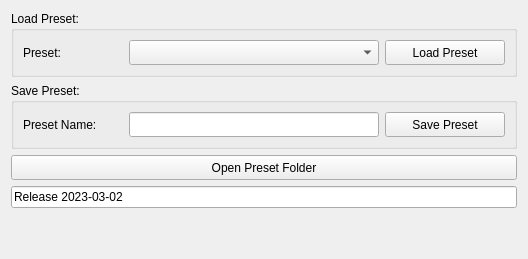
        <widget class="QWidget" name="tab_3">
         <attribute name="title">
          <string>Presets</string>
         </attribute>
         <layout class="QVBoxLayout" name="verticalLayout_37">
          <item>
           <layout class="QVBoxLayout" name="verticalLayout_12">
            <item>
             <widget class="QGroupBox" name="groupBox_3">
              <property name="sizePolicy">
               <sizepolicy hsizetype="MinimumExpanding" vsizetype="Preferred">
                <horstretch>0</horstretch>
                <verstretch>0</verstretch>
               </sizepolicy>
              </property>
              <property name="minimumSize">
               <size>
                <width>0</width>
                <height>60</height>
               </size>
              </property>
              <property name="title">
               <string>Load Preset:</string>
              </property>
              <layout class="QVBoxLayout" name="verticalLayout_9">
               <item>
                <layout class="QHBoxLayout" name="horizontalLayout_35">
                 <item>
                  <widget class="QLabel" name="label_5">
                   <property name="sizePolicy">
                    <sizepolicy hsizetype="Fixed" vsizetype="Fixed">
                     <horstretch>0</horstretch>
                     <verstretch>0</verstretch>
                    </sizepolicy>
                   </property>
                   <property name="minimumSize">
                    <size>
                     <width>100</width>
                     <height>25</height>
                    </size>
                   </property>
                   <property name="text">
                    <string>Preset:</string>
                   </property>
                  </widget>
                 </item>
                 <item>
                  <widget class="QComboBox" name="load_preset_combobox">
                   <property name="sizePolicy">
                    <sizepolicy hsizetype="MinimumExpanding" vsizetype="Fixed">
                     <horstretch>0</horstretch>
                     <verstretch>0</verstretch>
                    </sizepolicy>
                   </property>
                   <property name="minimumSize">
                    <size>
                     <width>250</width>
                     <height>25</height>
                    </size>
                   </property>
                   <property name="editable">
                    <bool>false</bool>
                   </property>
                   <property name="insertPolicy">
                    <enum>QComboBox::InsertAtTop</enum>
                   </property>
                  </widget>
                 </item>
                 <item>
                  <widget class="QPushButton" name="load_preset_button">
                   <property name="sizePolicy">
                    <sizepolicy hsizetype="Fixed" vsizetype="Fixed">
                     <horstretch>0</horstretch>
                     <verstretch>0</verstretch>
                    </sizepolicy>
                   </property>
                   <property name="minimumSize">
                    <size>
                     <width>120</width>
                     <height>25</height>
                    </size>
                   </property>
                   <property name="text">
                    <string>Load Preset</string>
                   </property>
                  </widget>
                 </item>
                </layout>
               </item>
              </layout>
             </widget>
            </item>
            <item>
             <widget class="QGroupBox" name="groupBox_7">
              <property name="sizePolicy">
               <sizepolicy hsizetype="MinimumExpanding" vsizetype="Preferred">
                <horstretch>0</horstretch>
                <verstretch>0</verstretch>
               </sizepolicy>
              </property>
              <property name="minimumSize">
               <size>
                <width>0</width>
                <height>60</height>
               </size>
              </property>
              <property name="title">
               <string>Save Preset:</string>
              </property>
              <layout class="QVBoxLayout" name="verticalLayout_8">
               <item>
                <layout class="QHBoxLayout" name="horizontalLayout_33">
                 <item>
                  <widget class="QLabel" name="label_29">
                   <property name="sizePolicy">
                    <sizepolicy hsizetype="Fixed" vsizetype="Fixed">
                     <horstretch>0</horstretch>
                     <verstretch>0</verstretch>
                    </sizepolicy>
                   </property>
                   <property name="minimumSize">
                    <size>
                     <width>100</width>
                     <height>25</height>
                    </size>
                   </property>
                   <property name="text">
                    <string>Preset Name:</string>
                   </property>
                  </widget>
                 </item>
                 <item>
                  <widget class="QLineEdit" name="save_preset_name">
                   <property name="sizePolicy">
                    <sizepolicy hsizetype="MinimumExpanding" vsizetype="Fixed">
                     <horstretch>0</horstretch>
                     <verstretch>0</verstretch>
                    </sizepolicy>
                   </property>
                   <property name="minimumSize">
                    <size>
                     <width>250</width>
                     <height>25</height>
                    </size>
                   </property>
                  </widget>
                 </item>
                 <item>
                  <widget class="QPushButton" name="save_preset_button">
                   <property name="enabled">
                    <bool>true</bool>
                   </property>
                   <property name="sizePolicy">
                    <sizepolicy hsizetype="Fixed" vsizetype="Fixed">
                     <horstretch>0</horstretch>
                     <verstretch>0</verstretch>
                    </sizepolicy>
                   </property>
                   <property name="minimumSize">
                    <size>
                     <width>120</width>
                     <height>25</height>
                    </size>
                   </property>
                   <property name="text">
                    <string>Save Preset</string>
                   </property>
                  </widget>
                 </item>
                </layout>
               </item>
              </layout>
             </widget>
            </item>
            <item>
             <widget class="QPushButton" name="preset_explore">
              <property name="sizePolicy">
               <sizepolicy hsizetype="MinimumExpanding" vsizetype="Fixed">
                <horstretch>0</horstretch>
                <verstretch>0</verstretch>
               </sizepolicy>
              </property>
              <property name="minimumSize">
               <size>
                <width>250</width>
                <height>25</height>
               </size>
              </property>
              <property name="text">
               <string>Open Preset Folder</string>
              </property>
              <property name="icon">
               <iconset resource="ui_images.qrc">
                <normaloff>:/images/system-search.png</normaloff>:/images/system-search.png</iconset>
              </property>
             </widget>
            </item>
            <item>
             <widget class="QLineEdit" name="version">
              <property name="text">
               <string>Release 2023-03-02</string>
              </property>
              <property name="readOnly">
               <bool>true</bool>
              </property>
             </widget>
            </item>
            <item>
             <spacer name="verticalSpacer_2">
              <property name="orientation">
               <enum>Qt::Vertical</enum>
              </property>
              <property name="sizeHint" stdset="0">
               <size>
                <width>20</width>
                <height>40</height>
               </size>
              </property>
             </spacer>
            </item>
           </layout>
          </item>
         </layout>
        </widget>
